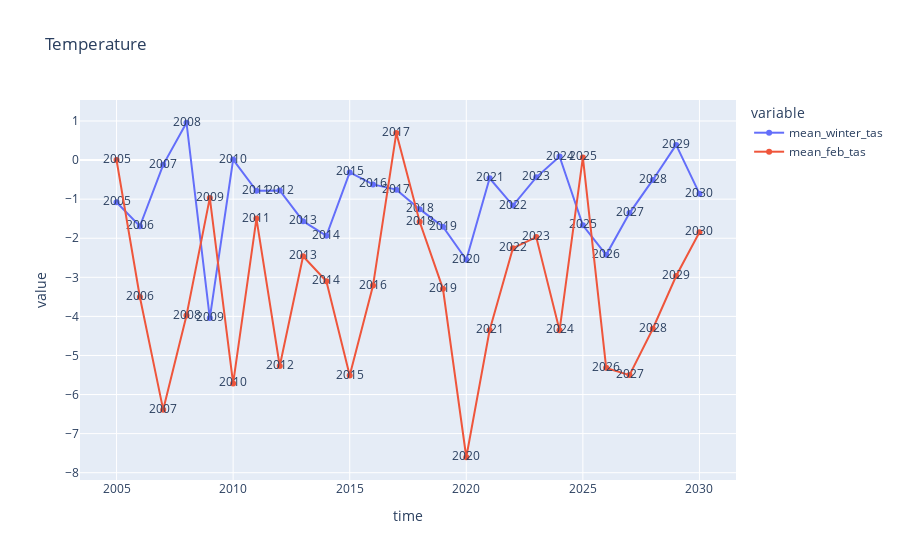

The cell this chart's notebook holds for it:
### Code cell
pd.options.plotting.backend = "plotly"
# milano.plot(x='time', y=['mm_prod','snow_precipitation_amount_nov_apr','total_winter_precipitation_amount','mean_winter_tas','mean_feb_tas'])
result_melt = cortina.drop(['Number_of_points','LAT','LON','NUTS3_ID','ZS'],axis=1).groupby(['time'],as_index=False).mean().melt(id_vars='time', value_vars= ['mean_winter_tas','mean_feb_tas'])
fig=px.line(result_melt, x='time' , y='value' , color='variable',text="time",markers=True,title='Temperature')
fig.show();

### Figure 1 — Plotly figure (JSON) as saved in the notebook; plotly's stock layout.template omitted (floating-point values rounded to 4 significant figures)
{"data": [{"hovertemplate": "variable=mean_winter_tas<br>time=%{text}<br>value=%{y}<extra></extra>", "legendgroup": "mean_winter_tas", "line": {"color": "#636efa", "dash": "solid"}, "marker": {"symbol": "circle"}, "mode": "lines+text+markers", "name": "mean_winter_tas", "orientation": "v", "showlegend": true, "text": [2005, 2006, 2007, 2008, 2009, 2010, 2011, 2012, 2013, 2014, 2015, 2016, 2017, 2018, 2019, 2020, 2021, 2022, 2023, 2024, 2025, 2026, 2027, 2028, 2029, 2030], "type": "scatter", "x": [2005, 2006, 2007, 2008, 2009, 2010, 2011, 2012, 2013, 2014, 2015, 2016, 2017, 2018, 2019, 2020, 2021, 2022, 2023, 2024, 2025, 2026, 2027, 2028, 2029, 2030], "xaxis": "x", "y": [-1.077, -1.694, -0.122, 0.9554, -4.042, 0.01391, -0.7848, -0.7787, -1.562, -1.937, -0.3172, -0.622, -0.756, -1.256, -1.703, -2.551, -0.4645, -1.164, -0.4423, 0.09066, -1.67, -2.425, -1.357, -0.5079, 0.3891, -0.8597], "yaxis": "y"}, {"hovertemplate": "variable=mean_feb_tas<br>time=%{text}<br>value=%{y}<extra></extra>", "legendgroup": "mean_feb_tas", "line": {"color": "#EF553B", "dash": "solid"}, "marker": {"symbol": "circle"}, "mode": "lines+text+markers", "name": "mean_feb_tas", "orientation": "v", "showlegend": true, "text": [2005, 2006, 2007, 2008, 2009, 2010, 2011, 2012, 2013, 2014, 2015, 2016, 2017, 2018, 2019, 2020, 2021, 2022, 2023, 2024, 2025, 2026, 2027, 2028, 2029, 2030], "type": "scatter", "x": [2005, 2006, 2007, 2008, 2009, 2010, 2011, 2012, 2013, 2014, 2015, 2016, 2017, 2018, 2019, 2020, 2021, 2022, 2023, 2024, 2025, 2026, 2027, 2028, 2029, 2030], "xaxis": "x", "y": [0, -3.502, -6.386, -3.977, -0.9672, -5.717, -1.497, -5.27, -2.46, -3.103, -5.513, -3.211, 0.6946, -1.58, -3.295, -7.605, -4.355, -2.253, -1.971, -4.355, 0.06823, -5.317, -5.502, -4.316, -2.967, -1.849], "yaxis": "y"}], "layout": {"legend": {"title": {"text": "variable"}, "tracegroupgap": 0}, "title": {"text": "Temperature"}, "xaxis": {"anchor": "y", "domain": [0, 1], "title": {"text": "time"}}, "yaxis": {"anchor": "x", "domain": [0, 1], "title": {"text": "value"}}}}
